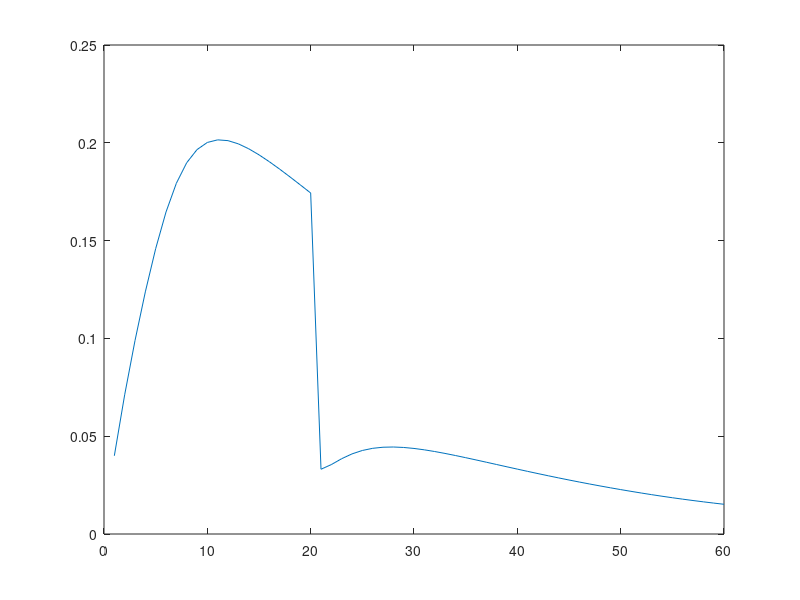

Write MATLAB code to recreate this figure.
% function slgkmodel()
clear global; clear functions;

b=zeros(20,20);
cr=0;
cs=zeros(20,1);
err=zeros(20,1);
hidden=0;
i=0;
ii=0;
in=zeros(20,1);
ipre=zeros(20,1);
is=zeros(20,1);
itotal=0;
j=0;
manypre=0;
novel=zeros(20,1);
novtotal=0;
or_fv=0;
pp=zeros(2000+1,20,20,20);
pre=zeros(20,1);
pwin=zeros(20,1);
r=zeros(20,20);
s=0;
sal=zeros(20,1);
sps=0;
spu=0;
sts=0;
stu=0;
t=0;
teacher=zeros(20,1);
tempi=zeros(20,1);
time_fv=0;
tipe=0;
tr=zeros(20,1);
trh=zeros(20,1);
trial=zeros(2000+1,1);
us_intensity=0;
v=zeros(20,20);
win=zeros(20,1);
x=zeros(20,1);
xp=zeros(20,1);
z=zeros(20,1);
z1=zeros(20,1);
zz=zeros(20,1);
zzz=zeros(20,1);

 
 
k=[.2,.1,.005,.02,.005,1.,2.,.4,.995,.995,.7,.5].';
time_units = 200; % # of time units
stim = 4; % # of stimuli including CX
ty = 3; % Types of trials
n = 60; % # of trials
trial_types_order = [1 1 1 1 1 1 1 1 1 1 1 1 1 1 1 1 1 1 1 1 2 2 2 2 2 2 2 2 2 2 2 2 2 2 2 2 2 2 2 2 2 2 2 2 2 2 2 2 2 2 2 2 2 2 2 2 2 2 2 2]; % Order of trial types
pn = 1; % Print from trial #
test_time = 35; % Test CR at time
hidden = 0; % Hidden
output_trials = zeros(n,1);
pre1_test_time = zeros(n,1); % CR values per trial at test time
output_time_units = zeros(time_units, n);
cs1_time_units = zeros(time_units, n); % CS(1) per time unit
pre1_keys_time_units(1:time_units, 1:n) =  {0}; % pre1 determined keys from us intensity values
%output_time_units_single = zeros(time_units * n, 1);
pre1_determined = 0;
pre1_determined_key = 0;
us_intensity_values(1:2000, 1:20) = {0}; % eg. us_intensity_values{1,5} = us_intensity_order{1};
 
% stim * ty many values should be given for:
% manypre_values, sts_values, sps_values, sal_values
%% # of presentations of stimulus
manypre_values = [1 1 1 1 1 1; 1 1 1 1 1 1; 1 1 1 1 1 1];
%% CS starts
sts_values = [1 30 10 20 20 20; 1 30 10 1 20 20; 1 20 20 20 20 20];
%% CS stops
sps_values = [2000 40 20 40 40 40; 2000 40 20 40 40 40; 2000 40 40 40 40 40];
%% CS salience
sal_values = [.1 1 0 0 0 0; .1 1 0 0 0 0; ; .1 0 1 0 0 0];
 
% ty many values should be given for:
% stu_values, spu_values, us_intensity_values
%% US starts
stu_values = [35 35 35];
%% US stops
spu_values = [40 40 40];
%% US intensity
% eg. us_intensity_order{1}(1) us_intensity_order{1}(2) ...
% [USnoact dUS]  dUS = Action Outcome = (USact - USnoact)*4
us_intensity_order = {[1 1]; [0 0] ; [0 0]};




itotal = stim + 1;
for tipe = 1: ty
    for s = 1: stim
        manypre = manypre_values(tipe, s);
        for time_fv = 1: time_units
            for ii = 1: manypre
                pp(time_fv+1,tipe,s,ii) = 0;
            end
            ii = manypre+1;
        end
        time_fv = time_units+1;
        
        for ii = 1: manypre
            sts = sts_values(tipe, s);
            win(ii) = fix(sts);
            sps = sps_values(tipe, s);
            pwin(ii) = fix(sps);
            sal(s) = sal_values(tipe, s);
            
            for time_fv = 1: time_units
                if(time_fv >= win(ii) && time_fv <= pwin(ii))
                    pp(time_fv+1,tipe,s,ii) = sal(s);
                end
            end
            time_fv = time_units+1;
        end
        ii = manypre+1;
    end
    
    s = stim+1;   
    stu = stu_values(tipe);
    spu = spu_values(tipe);
   
    for time_fv = 1: time_units
        us_intensity_values{time_fv+1,tipe} = 0;
        
        if(time_fv >= stu)
            us_intensity_values{time_fv+1,tipe} = us_intensity_order{tipe};
        end
        
        if(time_fv > spu)
            us_intensity_values{time_fv+1,tipe} = 0;
        end
    end

    time_fv = time_units+1;
end
tipe = ty+1;

if(pn == 0)
    pn = 1;
end

for t = 1: n
    i = trial_types_order(t); % Order of trial types
    trial(t+1) = fix(i);
end
t = n+1;

% j's of hidden go from itotal+1 to itotal+1+hidden
% connections of inputs to total to hidden
for j = itotal + 1: itotal + 1 + hidden
    for i = 1: itotal
        r(i,j) =(((1.-rand).*1.)-.5)./2;
    end
    i = fix(itotal+1);
end

j = itotal + 1 + hidden + 1;

for i = 1: itotal + hidden
    for j = 1: itotal
        v(i,j) = 0;
    end
    j = itotal + 1;
end
i = itotal + hidden + 1;

for t = 1: n
    for time_fv = 1: time_units
        us_intensity = us_intensity_values{time_fv+1,trial(t+1)};
        if (time_fv == stu)
            if (pre1_test_time(t,1) <= 0.01)% change between 0 and 0.001
                if (rand() > 0.2)
                   pre1_determined = us_intensity(1);
                   pre1_determined_key = 1;
                else
                   pre1_determined = us_intensity(2);
                   pre1_determined_key = 2;
                end
            else 
                if (rand() > 0.8)
                   pre1_determined = us_intensity(1);
                   pre1_determined_key = 1;
                else
                   pre1_determined = us_intensity(2);
                   pre1_determined_key = 2;
                end
            end
        end
        
        cs(1) = 0;
        if(time_fv >= stu)
            cs(1) = pre1_determined;
            pre1_keys_time_units{time_fv, t} = [num2str(trial(t+1), '%d') ',' num2str(pre1_determined_key, '%d')];
        end
        if(time_fv > spu)
            cs(1) = 0;
            pre1_keys_time_units{time_fv, t} = 0;
        end
        cs1_time_units(time_fv, t) = cs(1);
        
        for i = 1: stim
            cs(i+1) = 0;
            for ii = 1: manypre
                cs(i+1) = cs(i+1) + pp(time_fv+1,trial(t+1),i,ii);
            end
            ii = manypre+1;
        end
        i = stim+1;
        
        % Assign teaching signals of the output units
        for j = 1: itotal
            teacher(j) = cs(j);
        end
        j = itotal+1;
        
        % T and X
        for i = 1: itotal
            % Traces for direct connections
            tr(i) = tr(i) + k(1).*(cs(i)-tr(i));
            in(i) = tr(i) + k(8).*pre(i);
            tempi(i) = in(i).*z(i);
            if(tempi(i) < 0.)
                tempi(i) = 0.;
            end
            
            % Traces for hidden connections
            trh(i) = trh(i) + k(1).*cs(i).*(1-trh(i)) - 0.1.*k(1).*trh(i);
            % X for direct connections
            xii(i) = k(7).*(in(i).*k(2)+tempi(i));
            x(i) = abs(xii(i)); 
        end
        i = itotal+1;
        
       % x(1) = 0;
        % Output of hidden
        for j = itotal + 1: itotal + 1 + hidden
            xp(j) = 0;
            x(j) = 0;
        end
        j = fix(itotal + 1 + hidden+1);
        
        for j = itotal + 1: itotal + 1 + hidden
            for i = 1: itotal
                xp(j) = xp(j) + trh(i).*r(i,j);
            end
            i = itotal+1;
        end
        j = itotal + 1 + hidden + 1;
        
        % Changing attention to the hidden units
        for j = itotal + 1: itotal + 1 + hidden
            zz(j) = zz(j) + .00001.*novel(1).*(1-zz(j));
        end
        j = itotal + 1 + hidden + 1;
        
        for j = itotal + 1: itotal + 1 + hidden
            zzz(j) = zz(j).^8./(zz(j).^8+.1.^8);
            x(j) =(5.*xp(j).*zzz(j)).^2;
            if(x(j) <= 0)
                x(j) = 0;
            end
        end
        j = itotal + 1 + hidden + 1;
        
        % Aggregate Predictions and CR
        for i = 1: itotal + hidden
            for j = 1: itotal
                b(i,j) = x(i).*v(i,j);
            end
            j = itotal+1;
        end
        i = itotal + hidden + 1;
        
        for j = 1: itotal
            pre(j) = 0.;
            for i = 1: itotal + hidden
                pre(j) = pre(j) + b(i,j);
            end
            i = itotal + hidden + 1;
            
            if(pre(j) < 0)
                pre(j) = 0;
            end
        end
        j = itotal+1;
        
        cr = k(6).*(pre(1).^2./(pre(1).^2+.15.^2));
        if(cr < 0)
            cr = 0.;
        end
        
        % novelty
        novtotal = 0.;
        
        % integrator of CS/US and Prediction of CS/US
        for j = 1: itotal
            if(j == 1)
                is(1) =(k(9).*is(1)+cs(1).*(1-is(1)));
                ipre(1) =(k(10).*ipre(1)+pre(1).*(1-ipre(1)));
            else
                is(j) =(k(9).*is(j)+cs(j).*(1-is(j)));
                ipre(j) =(k(10).*ipre(j)+pre(j).*(1-ipre(j)));
            end
            
            % novelty is the difference between the two integrators
            novel(j) = abs(is(j)-ipre(j));
            % Sum of the individual novelty
            novtotal = novtotal + novel(j);
        end
        j = itotal+1;
        
        or_fv =(novtotal.^2./(novtotal.^2+.75.^2));
        cr = cr .* (1 - or_fv);
        % error signal
        for j = 1: itotal
            err(j) =(teacher(j)-pre(j));
        end
        j = itotal+1;
        
        % Calculate Weight Change
        % V
        for i = 1: itotal + hidden
            for j = 1: itotal
                v(i,j) = v(i,j) + .6.*k(3).*x(i).*err(j).*(1.0-abs(v(i,j)));
            end
            j = itotal+1;
        end
        i = itotal + hidden + 1;
        
        % Z
        for i = 1: itotal
            z(i) = z(i) +(in(i).*((k(4).*or_fv.*(1.-abs(z(i)))-k(5).*(1.+z(i)))));
            if(z1(i) < -1.)
                z1(i) = -1.;
            end
        end
        i = itotal+1;
        
        % Output results
        if(time_fv == test_time && t >= pn)
            pre1_test_time(t,1) = pre(1); % DONT change this
            output_trials0(t,1) = err(1);  % change this
            output_trials(t,1) = x(1);  % change this
            output_trials2(t,1) = v(3,1);  % change this
            output_trials3(t,1) = v(1,3);  % change this
            output_trials4(t,1) = b(1);  % change this
            output_trials5(t,1) = b(3);  % change this
            output_trials6(t,1) = cr;  % change this
        end
      
        if(t >= pn)
            output_time_units0(time_fv, t) = err(1); % change this
            output_time_units(time_fv, t) = x(1); % change this
            output_time_units2(time_fv, t) = v(3,1); % change this
            output_time_units3(time_fv, t) = v(1,3); % change this
            output_time_units4(time_fv, t) = b(1); % change this
            output_time_units5(time_fv, t) = b(3); % change this
            output_time_units6(time_fv, t) = cr; % change this
        end
    end
    time_fv = time_units+1;
end

output_time_units_single0 = output_time_units0(:);
output_time_units_single = output_time_units(:);
output_time_units_single2 = output_time_units2(:);
output_time_units_single3 = output_time_units3(:);
output_time_units_single4 = output_time_units4(:);
output_time_units_single5 = output_time_units5(:);
output_time_units_single6 = output_time_units6(:);
disp(output_trials);
disp(output_time_units);

plot(output_trials);
%plot(output_time_units)
%plot(output_time_units_single)
% clear all;
% end
